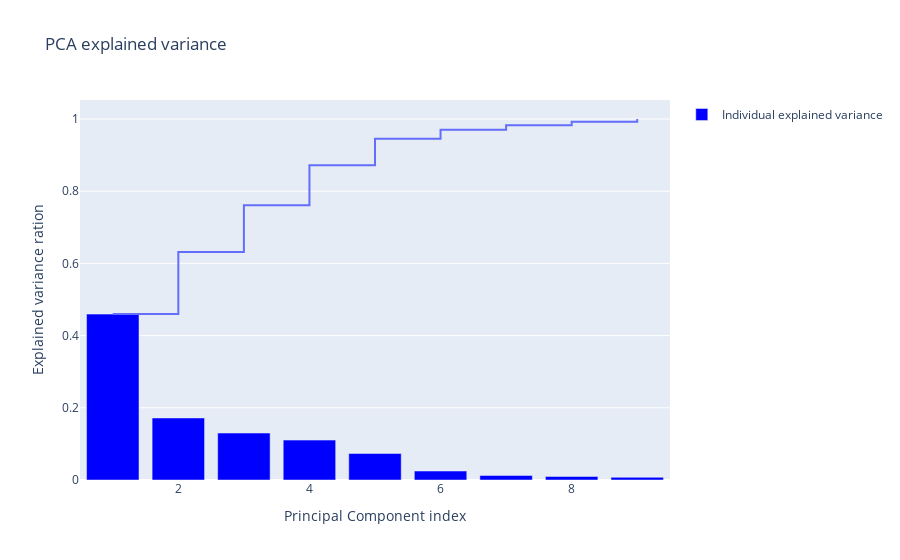

Source (notebook cell):
### Markdown cell above
## 2. Calculs de modèles

Nous allons maintenant calculer plusieurs modèles dans le but de faire ressortir nos clusters de pays. Nous allons ainsi tenter plusieurs, en voyant tout d'abord si nous devons considérer une méthode de réduction de dimension, puis en normalisant nos données.

### Réduction de dimension : ACP

Les méthodes de réduction de dimensions sont utiles lorsque le dataset comprend de nombreuses. Dans notre cas nous avons 9 features, ce qui n'est pas forcément beaucoup. C'est pourquoi nous allons maintenant remettre en cause l'utilité de ce type de méthode pour notre jeu de données, dans le cas de l'ACP.

Nous avons créé un pipeline qui comprend d'abord un transformateur StandardScaler, pour standardiser nos valeurs. Cette transformation est très utile pour les ACP, et nous comptons ensuite l'utiliser pour établir nos modèles. Puis le pipeline se termine avec l'estimateur PCA, qui permet de calculer les composantes principales de nos données. Nous affichons ensuite les composantes principales et leur taux de variance expliqué ainsi que la somme cumulative de cette dernière.

### Code cell
X = data.iloc[:, 1:]
pipe = Pipeline([('scaler', StandardScaler()), ('pca', PCA(n_components=9))])
pipe.fit(X)

exp_var_pca = pipe.named_steps['pca'].explained_variance_ratio_
cum_sum_eigenvalues = np.cumsum(exp_var_pca)
fig = px.line(x=np.arange(1, len(exp_var_pca)+1),
              y=cum_sum_eigenvalues, line_shape='hv',
              title='PCA explained variance',
              labels={'x' : 'Principal Component index', 'y' : 'Explained variance ration'}
              )
fig.add_bar(x=np.arange(1, len(exp_var_pca)+1), 
           y=exp_var_pca,
           marker=dict(color='blue'),
           name='Individual explained variance'
           )
fig.show()

### Figure 1 — Plotly figure (JSON) as saved in the notebook; plotly's stock layout.template omitted (floating-point values rounded to 4 significant figures)
{"data": [{"hovertemplate": "Principal Component index=%{x}<br>Explained variance ration=%{y}<extra></extra>", "legendgroup": "", "line": {"color": "#636efa", "dash": "solid", "shape": "hv"}, "marker": {"symbol": "circle"}, "mode": "lines", "name": "", "orientation": "v", "showlegend": false, "type": "scatter", "x": [1, 2, 3, 4, 5, 6, 7, 8, 9], "xaxis": "x", "y": [0.4595, 0.6313, 0.7614, 0.8719, 0.9453, 0.9702, 0.9828, 0.9926, 1], "yaxis": "y"}, {"marker": {"color": "blue"}, "name": "Individual explained variance", "type": "bar", "x": [1, 2, 3, 4, 5, 6, 7, 8, 9], "y": [0.4595, 0.1718, 0.13, 0.1105, 0.0734, 0.02484, 0.0126, 0.009813, 0.007431]}], "layout": {"legend": {"tracegroupgap": 0}, "title": {"text": "PCA explained variance"}, "xaxis": {"anchor": "y", "domain": [0, 1], "title": {"text": "Principal Component index"}}, "yaxis": {"anchor": "x", "domain": [0, 1], "title": {"text": "Explained variance ration"}}}}
